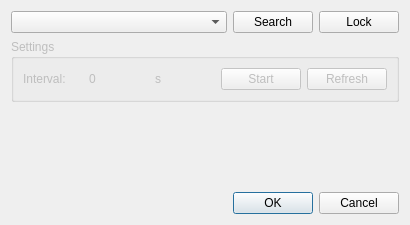
<?xml version="1.0" encoding="UTF-8"?>
<ui version="4.0">
 <class>networkDialog</class>
 <widget class="QDialog" name="networkDialog">
  <property name="geometry">
   <rect>
    <x>0</x>
    <y>0</y>
    <width>410</width>
    <height>225</height>
   </rect>
  </property>
  <property name="windowTitle">
   <string>Browse servers</string>
  </property>
  <property name="windowIcon">
   <iconset resource="../../icons.qrc">
    <normaloff>:/icons/internet</normaloff>:/icons/internet</iconset>
  </property>
  <layout class="QVBoxLayout" name="verticalLayout_2">
   <item>
    <layout class="QHBoxLayout" name="horizontalLayout">
     <item>
      <widget class="QComboBox" name="serversComboBox">
       <property name="sizePolicy">
        <sizepolicy hsizetype="Preferred" vsizetype="Fixed">
         <horstretch>1</horstretch>
         <verstretch>0</verstretch>
        </sizepolicy>
       </property>
       <property name="minimumSize">
        <size>
         <width>120</width>
         <height>0</height>
        </size>
       </property>
       <property name="toolTip">
        <string>List of available servers. Push Search to refresh.</string>
       </property>
      </widget>
     </item>
     <item>
      <widget class="QPushButton" name="searchButton">
       <property name="toolTip">
        <string>Push to refresh servers list</string>
       </property>
       <property name="text">
        <string>Search</string>
       </property>
      </widget>
     </item>
     <item>
      <widget class="QPushButton" name="lockButton">
       <property name="toolTip">
        <string>Lock current server</string>
       </property>
       <property name="text">
        <string>Lock</string>
       </property>
       <property name="checkable">
        <bool>true</bool>
       </property>
      </widget>
     </item>
    </layout>
   </item>
   <item>
    <layout class="QHBoxLayout" name="horizontalLayout_2">
     <item>
      <widget class="QGroupBox" name="settingsGroupBox">
       <property name="enabled">
        <bool>false</bool>
       </property>
       <property name="title">
        <string>Settings</string>
       </property>
       <layout class="QHBoxLayout" name="horizontalLayout_3">
        <item>
         <widget class="QLabel" name="intervalLabel">
          <property name="text">
           <string>Interval:</string>
          </property>
         </widget>
        </item>
        <item>
         <widget class="QLabel" name="interval">
          <property name="text">
           <string>0</string>
          </property>
         </widget>
        </item>
        <item>
         <widget class="QLabel" name="msLabell">
          <property name="text">
           <string>s</string>
          </property>
         </widget>
        </item>
        <item>
         <widget class="QPushButton" name="startStopButton">
          <property name="text">
           <string>Start</string>
          </property>
          <property name="icon">
           <iconset resource="../../icons.qrc">
            <normaloff>:/icons/refresh-inactive</normaloff>
            <normalon>:/icons/refresh</normalon>:/icons/refresh-inactive</iconset>
          </property>
          <property name="iconSize">
           <size>
            <width>16</width>
            <height>16</height>
           </size>
          </property>
          <property name="checkable">
           <bool>true</bool>
          </property>
         </widget>
        </item>
        <item>
         <widget class="QPushButton" name="refreshButton">
          <property name="text">
           <string>Refresh</string>
          </property>
         </widget>
        </item>
       </layout>
      </widget>
     </item>
    </layout>
   </item>
   <item>
    <spacer name="verticalSpacer">
     <property name="orientation">
      <enum>Qt::Vertical</enum>
     </property>
     <property name="sizeHint" stdset="0">
      <size>
       <width>20</width>
       <height>40</height>
      </size>
     </property>
    </spacer>
   </item>
   <item>
    <widget class="QDialogButtonBox" name="buttonBox">
     <property name="orientation">
      <enum>Qt::Horizontal</enum>
     </property>
     <property name="standardButtons">
      <set>QDialogButtonBox::Cancel|QDialogButtonBox::Ok</set>
     </property>
    </widget>
   </item>
  </layout>
 </widget>
 <resources>
  <include location="../../icons.qrc"/>
  <include location="../../icons.qrc"/>
 </resources>
 <connections>
  <connection>
   <sender>buttonBox</sender>
   <signal>accepted()</signal>
   <receiver>networkDialog</receiver>
   <slot>accept()</slot>
   <hints>
    <hint type="sourcelabel">
     <x>248</x>
     <y>254</y>
    </hint>
    <hint type="destinationlabel">
     <x>157</x>
     <y>274</y>
    </hint>
   </hints>
  </connection>
  <connection>
   <sender>buttonBox</sender>
   <signal>rejected()</signal>
   <receiver>networkDialog</receiver>
   <slot>reject()</slot>
   <hints>
    <hint type="sourcelabel">
     <x>316</x>
     <y>260</y>
    </hint>
    <hint type="destinationlabel">
     <x>286</x>
     <y>274</y>
    </hint>
   </hints>
  </connection>
 </connections>
</ui>
